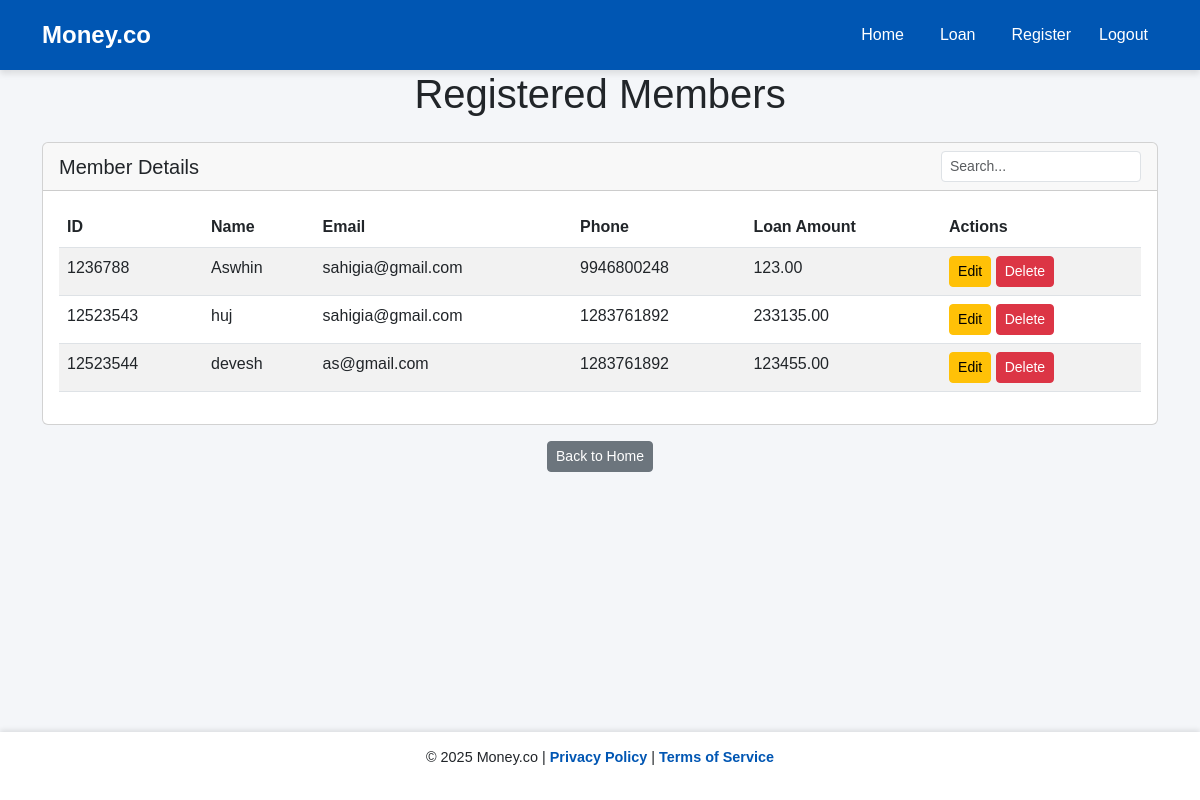
The app's page /loan/, older data.
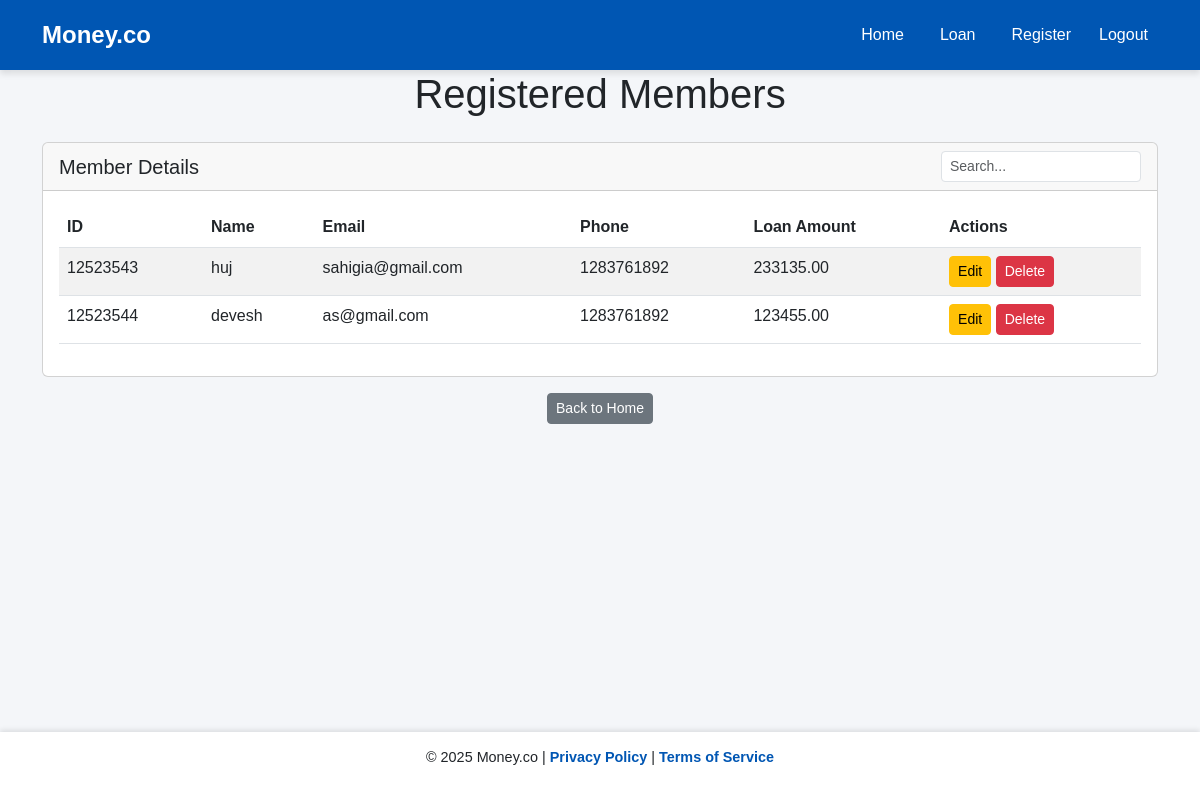
The same page, newer data.
### moneyapp/models.py (models this page shows, shortened)
class Member(models.Model):
    ROLE_CHOICES = [
        ('Teaching', 'Teaching Staff'),
        ('Non-Teaching', 'Non-Teaching Staff'),
    ]
    name = models.CharField(max_length=100)
    member_id = models.CharField(max_length=50, unique=True)
    department = models.CharField(max_length=100, blank=True)
    designation = models.CharField(max_length=100, blank=True)
    mob = models.BigIntegerField()
    email = models.EmailField()
    dob = models.DateField()
    doj = models.DateField()
    doj_service = models.DateField()
    maximum_period = models.IntegerField()
    max_loan_amount = models.DecimalField(max_digits=10, decimal_places=2)
    city = models.CharField(max_length=100)
    pincode = models.CharField(max_length=10)
    role = models.CharField(max_length=20, choices=ROLE_CHOICES, default='Non-Teaching')
    has_loan = models.BooleanField(default=False)
    max_eligibity = models.FloatField(default="NULL")

### moneyapp/views.py (the view)
# urls.py: path('loan/', views.loan_information, name='loan'),
def loan_information(request):
    members = Member.objects.all()  # Retrieve all registered members
    return render(request, 'loan.html', {'members': members})

### moneyapp/templates/loan.html (shortened to what this page needs)
{% extends 'base.html' %}
{% block content %}
<div class="container">
    <h1 class="text-center mb-4">Registered Members</h1>
    <div class="card">
        <div class="card-header d-flex justify-content-between align-items-center">
            <h5 class="mb-0">Member Details</h5>
            <input type="text" id="tableSearch" class="form-control form-control-sm"
                   placeholder="Search..." style="width: 200px;">
        </div>
        <div class="card-body">
            {% if members %}
                <table class="table table-striped">
                    <thead>
                        <tr>
                            <th>ID</th>
                            <th>Name</th>
                            <th>Email</th>
                            <th>Phone</th>
                            <th>Loan Amount</th>
                            <th>Actions</th>
                        </tr>
                    </thead>
                    <tbody>
                        {% for member in members %}
                        <tr data-href="{% url 'detail_members' member.id %}" style="cursor: pointer;">
                            <td>{{ member.member_id }}</td>
                            <td>{{ member.name }}</td>
                            <td>{{ member.email }}</td>
                            <td>{{ member.mob }}</td>
                            <td>{{ member.max_loan_amount }}</td>
                            <td>
                                <a href="{% url 'edit_member' member.id %}" class="btn btn-warning btn-sm">Edit</a>
                                <a href="{% url 'delete_member' member.id %}" class="btn btn-danger btn-sm delete-btn"
                                   onclick="return confirm('Are you sure you want to delete this member?');">
                                    Delete
                                </a>
                            </td>
                        </tr>
                        {% endfor %}
                    </tbody>
                </table>
            {% else %}
                <p class="text-center">No members registered.</p>
            {% endif %}
        </div>
    </div>
    <div class="text-center mt-3">
        <a href="{% url 'home' %}" class="btn btn-sm btn-secondary">Back to Home</a>
    </div>
</div>
{% endblock %}

### moneyapp/templates/base.html (shortened to what this page needs)
<!DOCTYPE html>
<html lang="en">
<head>
    <link href="https://cdn.jsdelivr.net/npm/bootstrap@5.3.0/dist/css/bootstrap.min.css" rel="stylesheet">
</head>
<body>
    {% if request.resolver_match.url_name != "login" %}
    <nav class="navbar navbar-expand-lg">
        <div class="container">
            <a class="navbar-brand" href="{% url 'home' %}">Money.co</a>
            <div class="collapse navbar-collapse" id="navbarNav">
                <ul class="navbar-nav ms-auto">
                    <li class="nav-item">
                        <a class="nav-link" href="{% url 'home' %}">Home</a>
                    </li>
                    <li class="nav-item">
                        <a class="nav-link" href="{% url 'loan' %}">Loan</a>
                    </li>
                    <li class="nav-item">
                        <a class="nav-link" href="{% url 'register_member' %}">Register</a>
                    </li>
                    <li class="nav-item d-flex align-items-center">
                        <form method="post" action="{% url 'logout' %}">
                            <button type="submit" class="nav-link text-danger btn btn-link p-0" style="border: none;">Logout</button>
                        </form>
                    </li>
                </ul>
            </div>
        </div>
    </nav>
    {% endif %}
    {% block content %}
    {% endblock %}
    {% if request.resolver_match.url_name != "login" %}
    <div class="footer">
        <p>&copy; 2025 Money.co | <a href="#">Privacy Policy</a> | <a href="#">Terms of Service</a></p>
    </div>
    {% endif %}
</body>
</html>

### moneyapp/templates/base.html (style rules this page uses)
body { background-color: #f4f6f9; font-family: 'Arial', sans-serif; padding-bottom: 80px; }
.navbar { background-color: #0056b3; padding: 12px 0; box-shadow: 0 4px 6px rgba(0, 0, 0, 0.1); }
.navbar-brand { font-weight: bold; color: #fff !important; font-size: 1.5rem; }
.navbar-nav .nav-link { color: #fff !important; font-size: 1rem; margin: 0 10px; transition: 0.3s; }
.footer { position: fixed; left: 0; bottom: 0; width: 100%; background-color: white; text-align: center; padding: 15px 0; box-shadow: 0 -2px 5px rgba(0, 0, 0, 0.1); font-size: 0.9rem; }
.footer a { text-decoration: none; color: #0056b3; font-weight: bold; }

Row changes from the older to the newer data that the page shows:
removed Member: member_id "1236788", name "Aswhin", email "sahigia@gmail.com", mob "9946800248", max_loan_amount "123.00"
